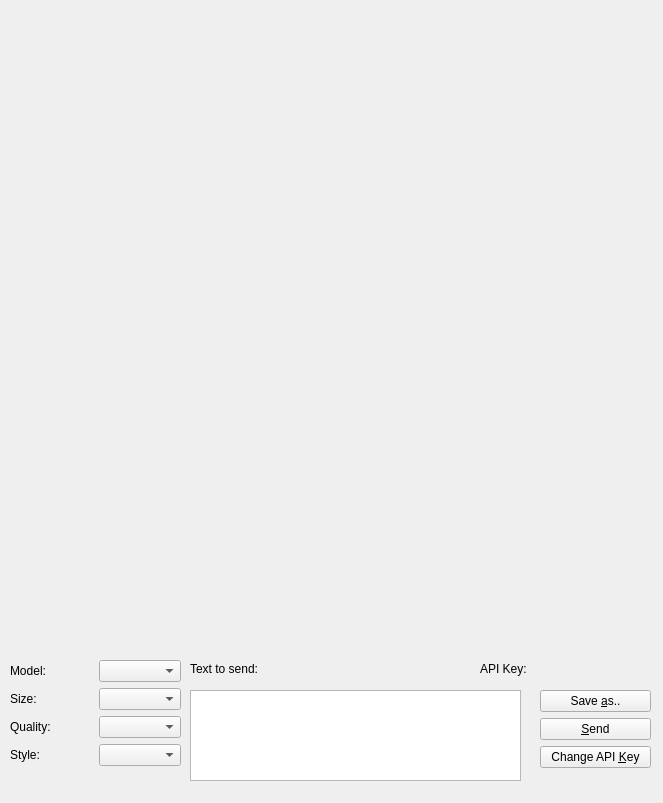
<?xml version="1.0" encoding="UTF-8"?>
<ui version="4.0">
 <class>MainWindow</class>
 <widget class="QMainWindow" name="MainWindow">
  <property name="geometry">
   <rect>
    <x>0</x>
    <y>0</y>
    <width>663</width>
    <height>803</height>
   </rect>
  </property>
  <property name="windowTitle">
   <string>MainWindow</string>
  </property>
  <widget class="QWidget" name="centralwidget">
   <widget class="QLabel" name="labelYourApiKey">
    <property name="geometry">
     <rect>
      <x>480</x>
      <y>660</y>
      <width>51</width>
      <height>18</height>
     </rect>
    </property>
    <property name="text">
     <string>API Key:</string>
    </property>
   </widget>
   <widget class="QLabel" name="labelApiKey">
    <property name="geometry">
     <rect>
      <x>540</x>
      <y>660</y>
      <width>111</width>
      <height>18</height>
     </rect>
    </property>
    <property name="text">
     <string/>
    </property>
   </widget>
   <widget class="QLabel" name="labelTextToSend">
    <property name="geometry">
     <rect>
      <x>190</x>
      <y>660</y>
      <width>101</width>
      <height>18</height>
     </rect>
    </property>
    <property name="text">
     <string>Text to send:</string>
    </property>
   </widget>
   <widget class="QWidget" name="gridLayoutWidget">
    <property name="geometry">
     <rect>
      <x>10</x>
      <y>660</y>
      <width>171</width>
      <height>131</height>
     </rect>
    </property>
    <layout class="QGridLayout" name="gridLayout" rowstretch="0,0,0,0,0" columnstretch="0,0">
     <item row="3" column="1">
      <widget class="QComboBox" name="comboBoxStyle"/>
     </item>
     <item row="0" column="1">
      <widget class="QComboBox" name="comboBoxModel"/>
     </item>
     <item row="1" column="0">
      <widget class="QLabel" name="labelSize">
       <property name="text">
        <string>Size:</string>
       </property>
      </widget>
     </item>
     <item row="0" column="0">
      <widget class="QLabel" name="labelModel">
       <property name="text">
        <string>Model:</string>
       </property>
      </widget>
     </item>
     <item row="1" column="1">
      <widget class="QComboBox" name="comboBoxSize"/>
     </item>
     <item row="2" column="1">
      <widget class="QComboBox" name="comboBoxQuality"/>
     </item>
     <item row="2" column="0">
      <widget class="QLabel" name="labelQuality">
       <property name="text">
        <string>Quality:</string>
       </property>
      </widget>
     </item>
     <item row="3" column="0">
      <widget class="QLabel" name="labelStyle">
       <property name="text">
        <string>Style:</string>
       </property>
      </widget>
     </item>
     <item row="4" column="1">
      <spacer name="verticalSpacer">
       <property name="orientation">
        <enum>Qt::Vertical</enum>
       </property>
       <property name="sizeHint" stdset="0">
        <size>
         <width>20</width>
         <height>40</height>
        </size>
       </property>
      </spacer>
     </item>
    </layout>
   </widget>
   <widget class="QTextEdit" name="textEdit">
    <property name="geometry">
     <rect>
      <x>190</x>
      <y>690</y>
      <width>331</width>
      <height>91</height>
     </rect>
    </property>
   </widget>
   <widget class="QWidget" name="verticalLayoutWidget">
    <property name="geometry">
     <rect>
      <x>540</x>
      <y>690</y>
      <width>111</width>
      <height>98</height>
     </rect>
    </property>
    <layout class="QVBoxLayout" name="verticalLayout">
     <item>
      <widget class="QPushButton" name="pushButtonSaveAs">
       <property name="text">
        <string>Save &amp;as..</string>
       </property>
      </widget>
     </item>
     <item>
      <widget class="QPushButton" name="pushButtonSendText">
       <property name="text">
        <string>&amp;Send</string>
       </property>
      </widget>
     </item>
     <item>
      <widget class="QPushButton" name="pushButtonApiKey">
       <property name="text">
        <string>Change API &amp;Key</string>
       </property>
      </widget>
     </item>
     <item>
      <spacer name="verticalSpacer_2">
       <property name="orientation">
        <enum>Qt::Vertical</enum>
       </property>
       <property name="sizeHint" stdset="0">
        <size>
         <width>20</width>
         <height>40</height>
        </size>
       </property>
      </spacer>
     </item>
    </layout>
   </widget>
   <widget class="QWidget" name="horizontalLayoutWidget">
    <property name="geometry">
     <rect>
      <x>10</x>
      <y>10</y>
      <width>642</width>
      <height>642</height>
     </rect>
    </property>
    <layout class="QHBoxLayout" name="horizontalLayoutImage">
     <item>
      <widget class="QLabel" name="labelImage">
       <property name="maximumSize">
        <size>
         <width>640</width>
         <height>640</height>
        </size>
       </property>
       <property name="text">
        <string/>
       </property>
       <property name="pixmap">
        <pixmap resource="resources.qrc">:/assets/default-screen.png</pixmap>
       </property>
       <property name="alignment">
        <set>Qt::AlignCenter</set>
       </property>
      </widget>
     </item>
    </layout>
   </widget>
  </widget>
  <widget class="QMenuBar" name="menubar">
   <property name="geometry">
    <rect>
     <x>0</x>
     <y>0</y>
     <width>663</width>
     <height>23</height>
    </rect>
   </property>
  </widget>
 </widget>
 <resources>
  <include location="resources.qrc"/>
 </resources>
 <connections/>
</ui>
